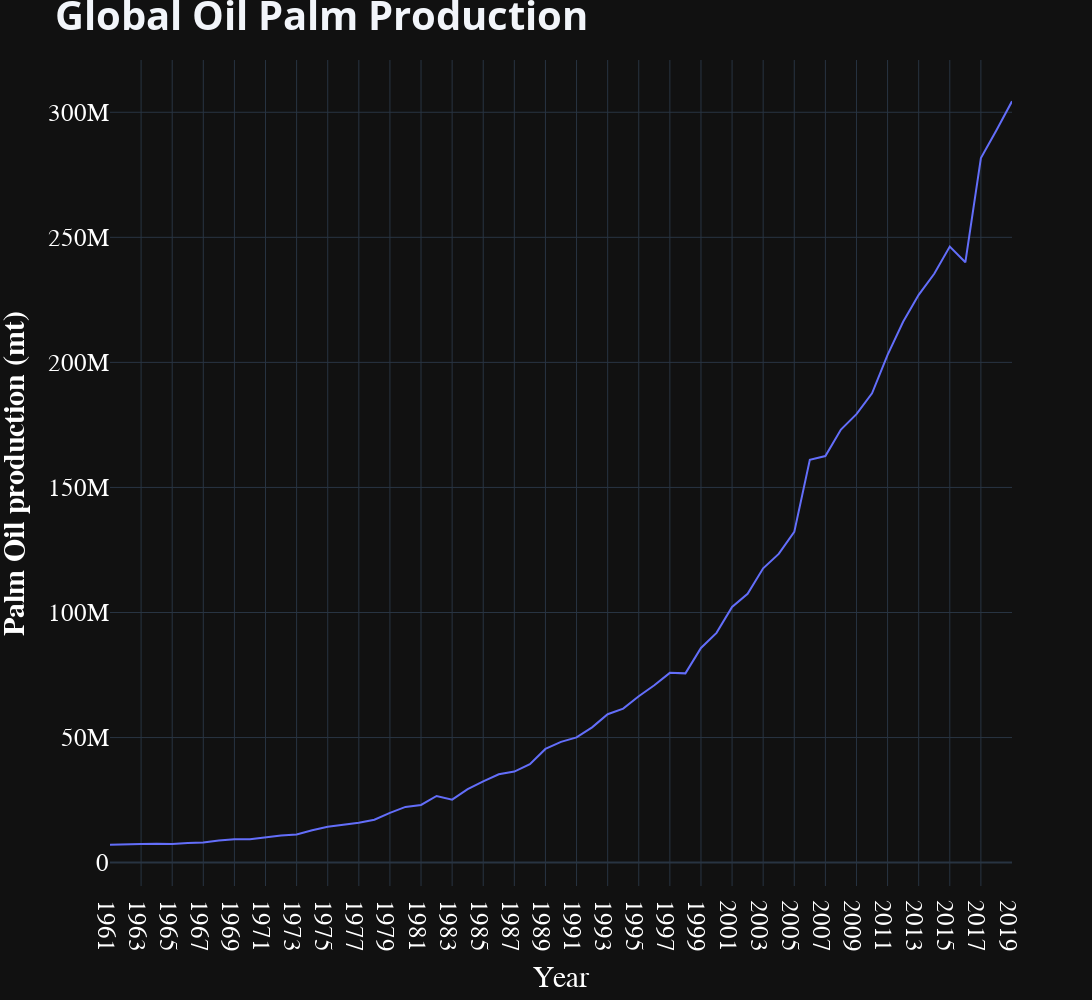

The code cell stored with this chart in its notebook:
### Markdown cell above
# Palm Oil Production

### Code cell
palm_oil_production = production_df[["Year", "Oil, palm"]]  # new df
palm_oil_prodn_fig = px.line(palm_oil_production, x="Year", y="Oil, palm")

palm_oil_prodn_fig.update_layout(
    title_text="<b>Global Oil Palm Production<b>",
    title_font_size=40,
    legend_font_size=20,
    width=1400,
    height=1000
)

palm_oil_prodn_fig.update_xaxes(
    title_text="Year",
    title_font=dict(size=30, family='Verdana', color='white'),
    tickfont=dict(family='Calibri', color='white', size=25)
)

palm_oil_prodn_fig.update_yaxes(
    title_text="<b>Palm Oil production (mt)</b>",
    title_font=dict(size=30, family='Verdana', color='white'),
    tickfont=dict(family='Calibri', color='white', size=25)
)

palm_oil_prodn_fig.show()

### Figure 1 — Plotly figure (JSON) as saved in the notebook; plotly's stock layout.template omitted (floating-point values rounded to 4 significant figures)
{"data": [{"hovertemplate": "Year=%{x}<br>Oil, palm=%{y}<extra></extra>", "legendgroup": "", "line": {"color": "#636efa", "dash": "solid"}, "marker": {"symbol": "circle"}, "mode": "lines", "name": "", "orientation": "v", "showlegend": false, "x": ["1961", "1962", "1963", "1964", "1965", "1966", "1967", "1968", "1969", "1970", "1971", "1972", "1973", "1974", "1975", "1976", "1977", "1978", "1979", "1980", "1981", "1982", "1983", "1984", "1985", "1986", "1987", "1988", "1989", "1990", "1991", "1992", "1993", "1994", "1995", "1996", "1997", "1998", "1999", "2000", "2001", "2002", "2003", "2004", "2005", "2006", "2007", "2008", "2009", "2010", "2011", "2012", "2013", "2014", "2015", "2016", "2017", "2018", "2019"], "xaxis": "x", "y": [7161000.0, 7171000.0, 7429000.0, 7549000.0, 7458000.0, 7845000.0, 8008000.0, 8802000.0, 9348000.0, 9354000.0, 10210000.0, 10810000.0, 11220000.0, 12930000.0, 14320000.0, 15070000.0, 15960000.0, 17150000.0, 19890000.0, 22260000.0, 23040000.0, 26640000.0, 25160000.0, 29340000.0, 32500000.0, 35310000.0, 36380000.0, 39380000.0, 45460000.0, 48260000.0, 50050000.0, 54070000.0, 59320000.0, 61590000.0, 66530000.0, 70920000.0, 75870000.0, 75660000.0, 85810000.0, 91860000.0, 102200000.0, 107500000.0, 117700000.0, 123400000.0, 132200000.0, 161100000.0, 162600000.0, 173100000.0, 179300000.0, 187600000.0, 203000000.0, 216200000.0, 227000000.0, 235400000.0, 246300000.0, 240000000.0, 281700000.0, 292800000.0, 304400000.0], "yaxis": "y", "type": "scatter"}], "layout": {"xaxis": {"anchor": "y", "domain": [0.0, 1.0], "title": {"text": "Year", "font": {"size": 30, "family": "Verdana", "color": "white"}}, "tickfont": {"family": "Calibri", "color": "white", "size": 25}}, "yaxis": {"anchor": "x", "domain": [0.0, 1.0], "title": {"text": "<b>Palm Oil production (mt)</b>", "font": {"size": 30, "family": "Verdana", "color": "white"}}, "tickfont": {"family": "Calibri", "color": "white", "size": 25}}, "legend": {"tracegroupgap": 0, "font": {"size": 20}}, "margin": {"t": 60}, "title": {"font": {"size": 40}, "text": "<b>Global Oil Palm Production<b>"}, "width": 1400, "height": 1000}}
